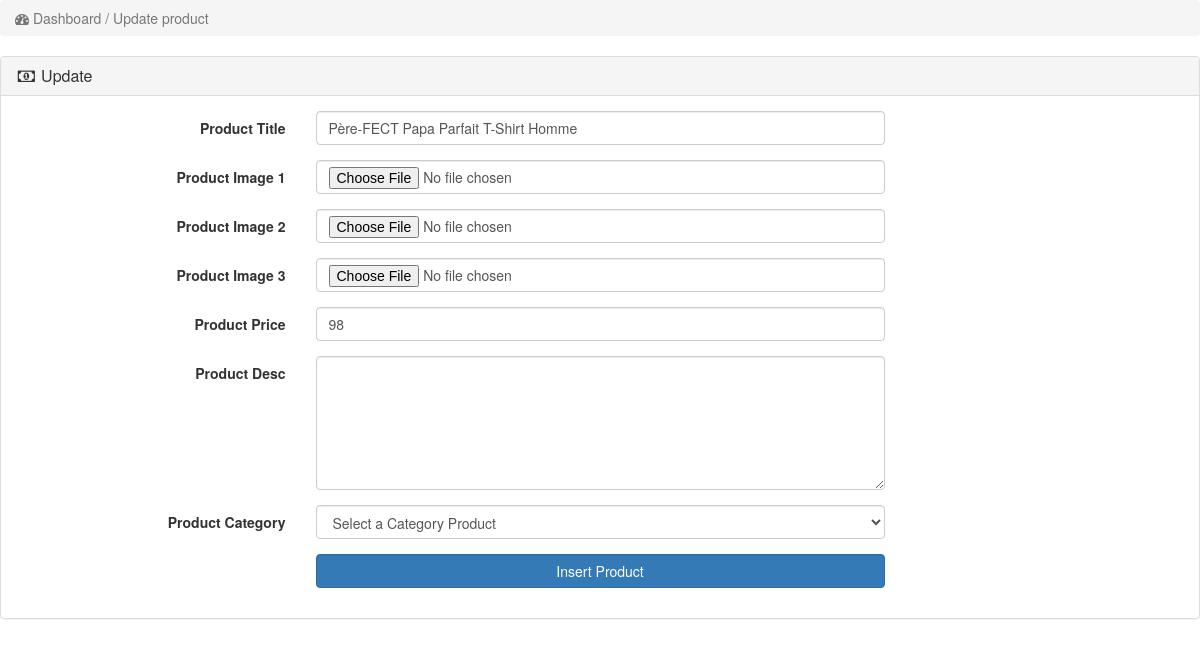
Screenshot of /admin_area/update-process.php?id=12 with the database file from the repository.
### tables this page shows
CREATE TABLE `product` (
  `id` int(11) NOT NULL,
  `details` varchar(300) NOT NULL,
  `price` int(11) NOT NULL,
  `cat_id` int(11) NOT NULL,
  `image1` varchar(300) NOT NULL,
  `image2` varchar(300) NOT NULL,
  `image3` varchar(300) NOT NULL,
  `title` varchar(300) NOT NULL
);

### admin_area/update-process.php (the view, shortened to what this page needs)
<!DOCTYPE html>
<html lang="en">
<head>
    <link rel="stylesheet" href="css/bootstrap-337.min.css">
    <link rel="stylesheet" href="font-awsome/css/font-awesome.min.css">
</head>
<body>
<div class="row">
    <div class="col-lg-12">
        <ol class="breadcrumb">
            <li class="active">
                <i class="fa fa-dashboard"></i> Dashboard / Update product
            </li>
        </ol>
    </div>
</div>
<div class="row">
    <div class="col-lg-12">
        <div class="panel panel-default">
           <div class="panel-heading">
               <h3 class="panel-title">
                   <i class="fa fa-money fa-fw"></i> Update
               </h3>
           </div>
           <div class="panel-body">
                <?php
    include("includes/config.php");
$sql =" SELECT * FROM `product` WHERE id='".$_GET['id']."'";
$result = mysqli_query($conn, $sql);
if (mysqli_num_rows($result) > 0){
while($row = mysqli_fetch_assoc($result))
     {
   echo '<form method="post" class="form-horizontal" enctype="multipart/form-data">
                   <div class="form-group">
                      <label class="col-md-3 control-label"> Product Title </label>
                      <div class="col-md-6">
                          <input name="product_title" type="text" class="form-control" value= "';echo $row['title'];echo '"required>
                      </div>
                   </div>';
                   ?>
                   <div class="form-group">
                      <label class="col-md-3 control-label"> Product Image 1 </label>
                      <div class="col-md-6">
                          <input name="product_img1" type="file" class="form-control" required value= "<?php echo $row['image1']?>">
                      </div>
                   </div>
                   <div class="form-group">
                      <label class="col-md-3 control-label"> Product Image 2 </label>
                      <div class="col-md-6">
                          <input name="product_img2" type="file" class="form-control"  value= "<?php echo $row['image2']?>">
                      </div>
                   </div>
                   <div class="form-group">
                      <label class="col-md-3 control-label"> Product Image 3 </label>
                      <div class="col-md-6">
                          <input name="product_img3" type="file" class="form-control form-height-custom"  value= "<?php echo $row['image2']?>">
                      </div>
                   </div>
                   <div class="form-group">
                      <label class="col-md-3 control-label"> Product Price </label>
                      <div class="col-md-6">
                          <input name="product_price" type="text" class="form-control" required  value= "<?php echo $row['price']?>">
                      </div>
                   </div>
                   <div class="form-group">
                      <label class="col-md-3 control-label"> Product Desc </label>
                      <div class="col-md-6">
                          <textarea name="product_desc" cols="19" rows="6" class="form-control"  value= "<?php echo $row['details']?>"></textarea>
                      </div>
                   </div>
                          <?php }} ?>
                   <div class="form-group">
                      <label class="col-md-3 control-label"> Product Category </label>
                      <div class="col-md-6">
                          <select name="cat" class="form-control">
                              <option> Select a Category Product </option>
                          </select>
                      </div>
                   </div>
                   <div class="form-group">
                      <label class="col-md-3 control-label"></label>
                      <div class="col-md-6">
                          <input name="submit" value="Insert Product" type="submit" class="btn btn-primary form-control">
                      </div>
                   </div>
               </form>
           </div>
        </div>
    </div>
</div>
</body>
</html>

### rows the page displays
product: product_title "Père-FECT Papa Parfait T-Shirt Homme", product_price "98"
